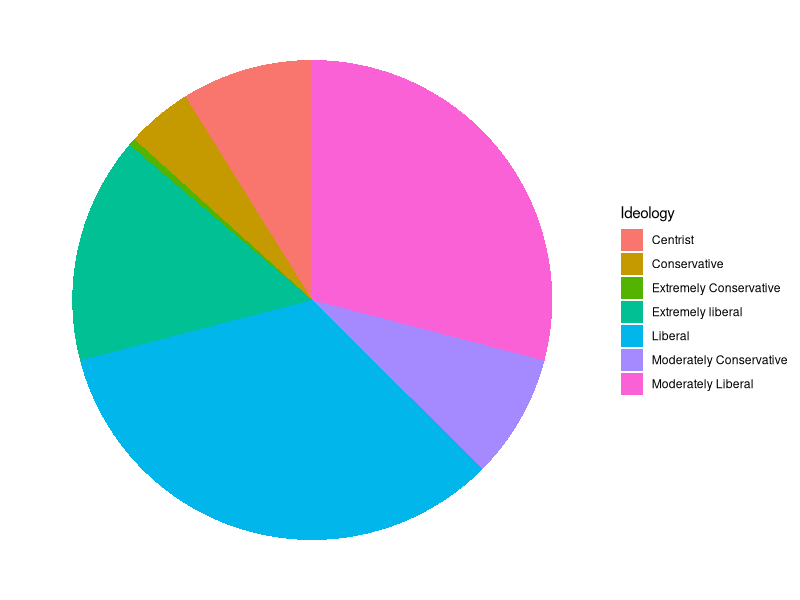
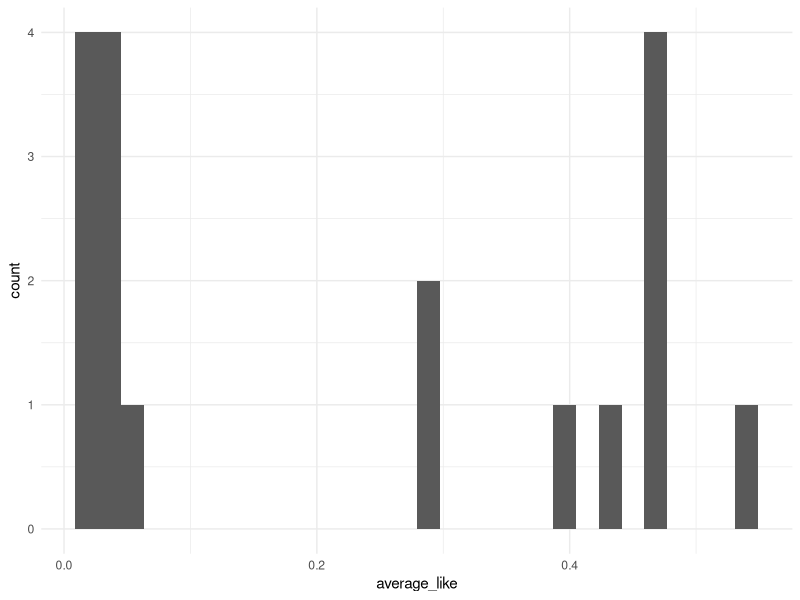
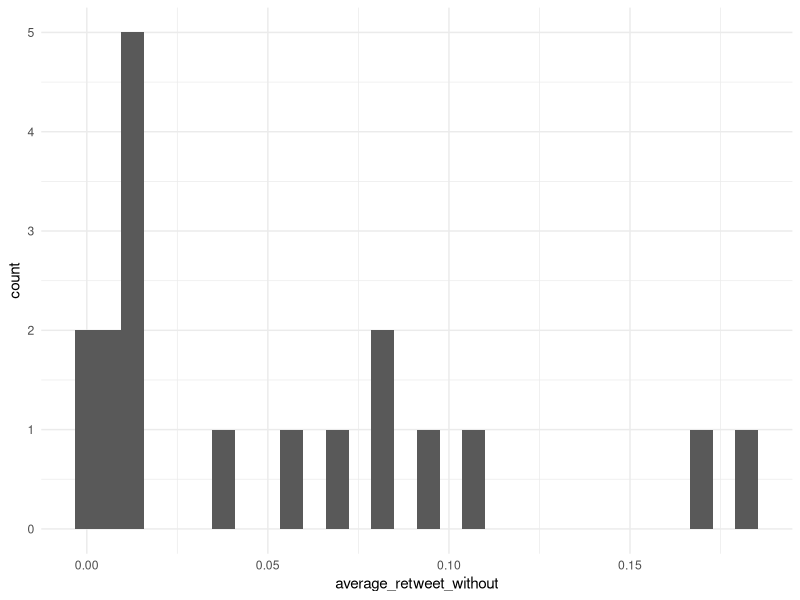
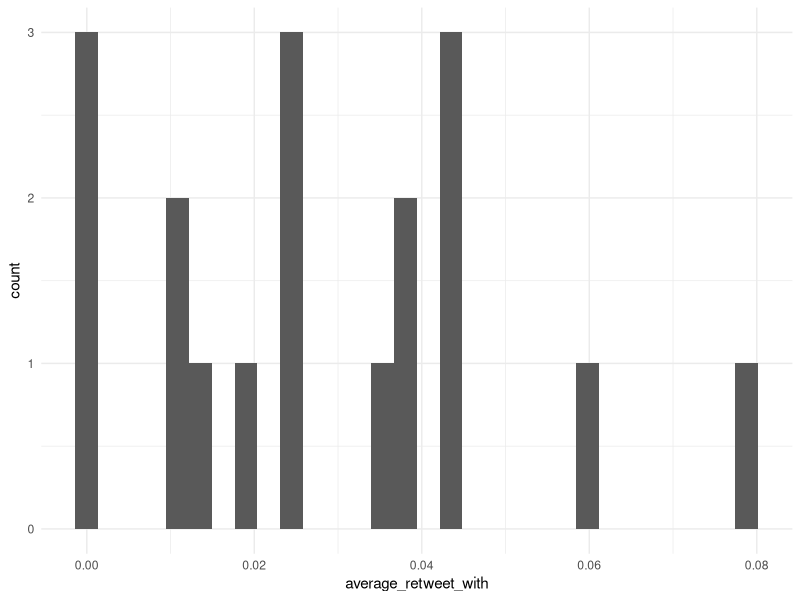
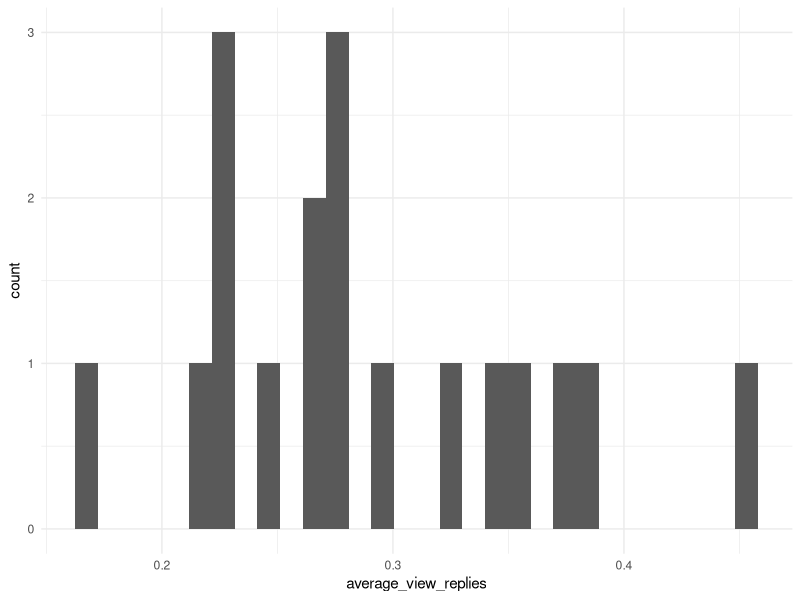
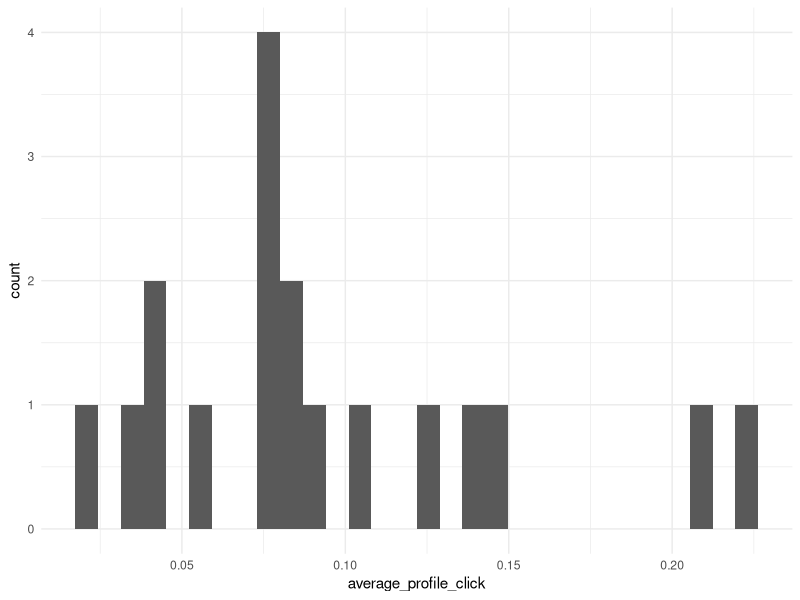
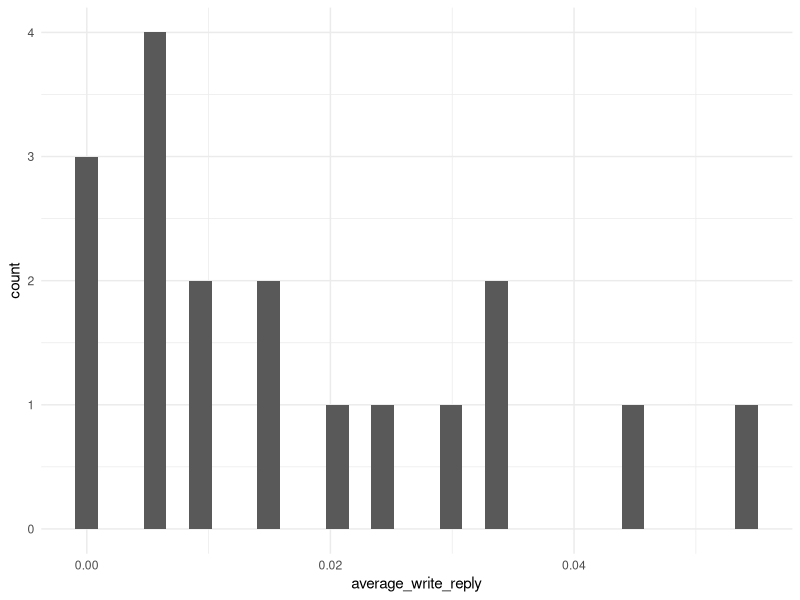
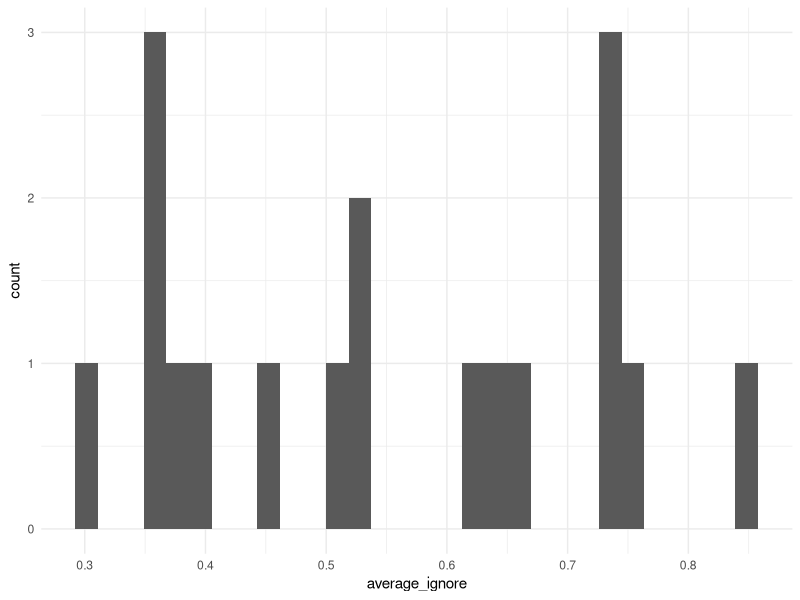

These figures' R source, in order:
## ---- chunk 1
knitr::opts_chunk$set(echo = TRUE)
library(tidyverse)
library(knitr)
library(broom)
## ---- chunk 2
data <- read.csv('formatted_responses.csv')
numberRespondents <- unique(data$Respondent) %>%
  length
num_uni <- unique(data$College) %>%
  length()

numberRespondents
num_uni
  
## ---- chunk 3
ideology <- data %>%
  group_by(Ideology) %>%
  summarise(count=n()*100/3654) 

ideology

ideology %>%
  ggplot(aes(x="", y=count, fill=Ideology)) + 
  geom_bar(stat="identity", width=1) +
  coord_polar("y", start=0) + theme_void()

## ---- chunk 4
data %>%
  group_by(Tweet) %>%
  summarise(
    average_like = mean(Engagement_Like)
  ) %>%
  ggplot(aes(x=average_like)) + geom_histogram(bindwidth=0.01) + theme_minimal()

data %>%
  group_by(Tweet) %>%
  summarise(
    average_retweet_without = mean(Engagement_Retweet.without.quote)
  ) %>%
  ggplot(aes(x=average_retweet_without)) + geom_histogram(bindwidth=0.01) + theme_minimal()

data %>%
  group_by(Tweet) %>%
  summarise(
    average_retweet_with = mean(Engagement_Retweet.with.quote)
  ) %>%
  ggplot(aes(x=average_retweet_with)) + geom_histogram(bindwidth=0.01) + theme_minimal()

data %>%
  group_by(Tweet) %>%
  summarise(
     average_view_replies = mean(Engagement_View.replies)
  ) %>%
  ggplot(aes(x=average_view_replies)) + geom_histogram(bindwidth=0.01) + theme_minimal()

data %>%
  group_by(Tweet) %>%
  summarise(
    average_profile_click = mean(Engagement_Click.on.author.s.profile)
  ) %>%
  ggplot(aes(x=average_profile_click)) + geom_histogram(bindwidth=0.01) + theme_minimal()

data %>%
  group_by(Tweet) %>%
  summarise(
    average_write_reply = mean(Engagement_Write.reply)
  ) %>%
  ggplot(aes(x=average_write_reply)) + geom_histogram(bindwidth=0.01) + theme_minimal()

data %>%
  group_by(Tweet) %>%
  summarise(
    average_ignore = mean(Engagement_Ignore.keep.scrolling)
  ) %>%
  ggplot(aes(x=average_ignore)) + geom_histogram(bindwidth=0.01) + theme_minimal()


## ---- chunk 5
data %>%
  group_by(Tweet) %>%
  summarise(
    average_joy = mean(Reaction_Joy)
  ) %>%
  ggplot(aes(x=average_joy)) + geom_histogram(bindwidth=0.01) + theme_minimal()

data %>%
  group_by(Tweet) %>%
  summarise(
    average_sadness = mean(Reaction_Sadness)
  ) %>%
  ggplot(aes(x=average_sadness)) + geom_histogram(bindwidth=0.01) + theme_minimal()

data %>%
  group_by(Tweet) %>%
  summarise(
    average_relief = mean(Reaction_Relief)
  ) %>%
  ggplot(aes(x=average_relief)) + geom_histogram(bindwidth=0.01) + theme_minimal()

data %>%
  group_by(Tweet) %>%
  summarise(
     average_distress = mean(Reaction_Distress)
  ) %>%
  ggplot(aes(x=average_distress)) + geom_histogram(bindwidth=0.01) + theme_minimal()

data %>%
  group_by(Tweet) %>%
  summarise(
    average_hope = mean(Reaction_Hope)
  ) %>%
  ggplot(aes(x=average_hope)) + geom_histogram(bindwidth=0.01) + theme_minimal()

data %>%
  group_by(Tweet) %>%
  summarise(
    average_fear = mean(Reaction_Fear)
  ) %>%
  ggplot(aes(x=average_fear)) + geom_histogram(bindwidth=0.01) + theme_minimal()


data %>%
  group_by(Tweet) %>%
  summarise(
    average_empathy = mean(Reaction_Empathy)
  ) %>%
  ggplot(aes(x=average_empathy)) + geom_histogram(bindwidth=0.01) + theme_minimal()

data %>%
  group_by(Tweet) %>%
  summarise(
    average_frustration = mean(Reaction_Frustration)
  ) %>%
  ggplot(aes(x=average_frustration)) + geom_histogram(bindwidth=0.01) + theme_minimal()

data %>%
  group_by(Tweet) %>%
  summarise(
    average_frustration = mean(Reaction_Frustration)
  ) %>% 
  arrange(desc(average_frustration))

data %>%
  group_by(Tweet) %>%
  summarise(
    average_agreement = mean(Reaction_Agreement)
  ) %>%
  ggplot(aes(x=average_agreement)) + geom_histogram(bindwidth=0.01) + theme_minimal()

data %>%
  group_by(Tweet) %>%
  summarise(
    average_dissension = mean(Reaction_Dissension)
  ) %>%
  ggplot(aes(x=average_dissension)) + geom_histogram(bindwidth=0.01) + theme_minimal()

data %>%
  group_by(Tweet) %>%
  summarise(
    average_apathy = mean(Reaction_NONE)
  ) %>%
  ggplot(aes(x=average_apathy)) + geom_histogram(bindwidth=0.01) + theme_minimal()
## ---- chunk 6

# dividing respondents into two groups
data <- data %>%
  mutate(political_group = case_when(
    Ideology == "Moderately Liberal" | Ideology == "Liberal" | Ideology == "Extremely liberal" ~ "Left",
    TRUE ~ "Not Left"
  ))

gen_engagement_graph <- function(tweetNumber){
  toReturn <- data %>%
    filter(Tweet==tweetNumber) %>%
    dplyr::select(Engagement_Like, Engagement_Retweet.with.quote, Engagement_Retweet.without.quote, Engagement_Click.on.author.s.profile, Engagement_View.replies, Engagement_Write.reply, Engagement_Ignore.keep.scrolling, political_group) %>%
    group_by(political_group) %>%
    summarise(
      like_proportion = mean(Engagement_Like),
      rt_without_proportion = mean(Engagement_Retweet.without.quote),
      rt_with_proportion = mean(Engagement_Retweet.with.quote),
      click_profile_proportion = mean(Engagement_Click.on.author.s.profile),
      view_replies_proportion = mean(Engagement_View.replies),
      write_replies_proportion = mean(Engagement_Write.reply),
      ignore_proportion = mean(Engagement_Ignore.keep.scrolling)
    ) %>%
    gather(key = Engagement, value = Proportion, like_proportion:ignore_proportion) %>%
    ggplot(aes(Engagement, Proportion, fill = political_group)) + geom_col(position = "dodge")+ coord_flip() + labs(title = paste(c("Tweet", tweetNumber), collapse = " ")) 

  return(toReturn)
}

## ---- chunk 7
gen_engagement_graph(1)

## ---- chunk 8
gen_engagement_graph(2)

## ---- chunk 9
gen_engagement_graph(3)

## ---- chunk 10
gen_engagement_graph(4)

## ---- chunk 11
gen_engagement_graph(5)

## ---- chunk 12
gen_engagement_graph(6)

## ---- chunk 13
gen_engagement_graph(7)

## ---- chunk 14
gen_engagement_graph(8)

## ---- chunk 15
gen_engagement_graph(9)

## ---- chunk 16
gen_engagement_graph(10)

## ---- chunk 17
gen_engagement_graph(11)

## ---- chunk 18
gen_engagement_graph(12)

## ---- chunk 19
gen_engagement_graph(13)

## ---- chunk 20
gen_engagement_graph(14)

## ---- chunk 21
gen_engagement_graph(15)

## ---- chunk 22
gen_engagement_graph(16)

## ---- chunk 23
gen_engagement_graph(17)

## ---- chunk 24
gen_engagement_graph(18)
## ---- chunk 25
data %>%
  mutate(tweet_type = case_when(
    Tweet %in% c(1, 2, 5, 7, 9, 12, 13, 16, 17) ~ "Left",
    TRUE ~ "Right"
  )) %>%
  mutate(response_type = case_when(
    tweet_type == "Left" & political_group == "Left" ~ "Left Respondent to Left Tweet",
    tweet_type == "Left" & political_group == "Not Left" ~ "Non-left Respondent to Left Tweet",
    tweet_type == "Right" & political_group == "Left" ~ "Left Respondent to Right Tweet",
    tweet_type == "Right" & political_group == "Not Left" ~ "Non-left Respondent to Right Tweet"
  )) %>%
    select(Engagement_Like, Engagement_Retweet.with.quote, Engagement_Retweet.without.quote, Engagement_Click.on.author.s.profile, Engagement_View.replies, Engagement_Write.reply, Engagement_Ignore.keep.scrolling, response_type) %>%
    group_by(response_type) %>%
    summarise(
      like_proportion = mean(Engagement_Like),
      rt_without_proportion = mean(Engagement_Retweet.without.quote),
      rt_with_proportion = mean(Engagement_Retweet.with.quote),
      click_profile_proportion = mean(Engagement_Click.on.author.s.profile),
      view_replies_proportion = mean(Engagement_View.replies),
      write_replies_proportion = mean(Engagement_Write.reply),
      ignore_proportion = mean(Engagement_Ignore.keep.scrolling)
    ) %>%
    gather(key = Engagement, value = Proportion, like_proportion:ignore_proportion) %>%
    ggplot(aes(Engagement, Proportion, fill = response_type)) + geom_col(position = "dodge")+ coord_flip() 

 

## ---- chunk 26
logreg_data <- data %>%
  mutate(Engagement_Like = as.factor(Engagement_Like)) %>%
  mutate(Engagement_Retweet.with.quote = as.factor(Engagement_Retweet.with.quote)) %>%
  mutate(Engagement_Retweet.without.quote = as.factor(Engagement_Retweet.without.quote)) %>%
  mutate(Engagement_Click.on.author.s.profile = as.factor(Engagement_Click.on.author.s.profile)) %>%
  mutate(Engagement_View.replies = as.factor(Engagement_View.replies)) %>%
  mutate(Engagement_Write.reply = as.factor(Engagement_Write.reply)) %>%
  mutate(Reaction_Fear = as.factor(Reaction_Fear)) %>%
  mutate(Reaction_Hope = as.factor(Reaction_Hope)) %>%
  mutate(Reaction_Sadness = as.factor(Reaction_Sadness)) %>%
  mutate(Reaction_Joy = as.factor(Reaction_Joy)) %>%
  mutate(Reaction_Distress = as.factor(Reaction_Distress)) %>%
  mutate(Reaction_Relief = as.factor(Reaction_Relief)) %>%
  mutate(Reaction_Frustration = as.factor(Reaction_Frustration)) %>%
  mutate(Reaction_Empathy = as.factor(Reaction_Empathy)) %>%
  mutate(Reaction_Dissension = as.factor(Reaction_Dissension)) %>%
  mutate(Reaction_Agreement = as.factor(Reaction_Agreement)) 

## ---- chunk 27
like_model <- glm(Engagement_Like ~ Reaction_Fear + Reaction_Hope + Reaction_Sadness + Reaction_Joy + Reaction_Distress + Reaction_Relief + Reaction_Frustration + Reaction_Empathy + Reaction_Dissension + Reaction_Agreement, data = logreg_data,  family = binomial)

kable(tidy(like_model, exponentiate = FALSE, conf.int = TRUE), format = "markdown", digits = 3)
## ---- chunk 28
rt_with_model <- glm(Engagement_Retweet.with.quote ~ Reaction_Fear + Reaction_Hope + Reaction_Sadness + Reaction_Joy + Reaction_Distress + Reaction_Relief + Reaction_Frustration + Reaction_Empathy + Reaction_Dissension + Reaction_Agreement, data = logreg_data,  family = binomial)

kable(tidy(rt_with_model, exponentiate = FALSE, conf.int = TRUE), format = "markdown", digits = 3)
## ---- chunk 29
rt_without_model <- glm(Engagement_Retweet.without.quote ~ Reaction_Fear + Reaction_Hope + Reaction_Sadness + Reaction_Joy + Reaction_Distress + Reaction_Relief + Reaction_Frustration + Reaction_Empathy + Reaction_Dissension + Reaction_Agreement, data = logreg_data,  family = binomial)

kable(tidy(rt_without_model, exponentiate = FALSE, conf.int = TRUE), format = "markdown", digits = 3)
## ---- chunk 30
click_model <- glm(Engagement_Click.on.author.s.profile ~ Reaction_Fear + Reaction_Hope + Reaction_Sadness + Reaction_Joy + Reaction_Distress + Reaction_Relief + Reaction_Frustration + Reaction_Empathy + Reaction_Dissension + Reaction_Agreement, data = logreg_data,  family = binomial)

kable(tidy(click_model, exponentiate = FALSE, conf.int = TRUE), format = "markdown", digits = 3)
## ---- chunk 31
view_replies_model <- glm(Engagement_View.replies ~ Reaction_Fear + Reaction_Hope + Reaction_Sadness + Reaction_Joy + Reaction_Distress + Reaction_Relief + Reaction_Frustration + Reaction_Empathy + Reaction_Dissension + Reaction_Agreement, data = logreg_data,  family = binomial)

kable(tidy(view_replies_model, exponentiate = FALSE, conf.int = TRUE), format = "markdown", digits = 3)
## ---- chunk 32
write_reply_model <- glm(Engagement_Write.reply ~ Reaction_Fear + Reaction_Hope + Reaction_Sadness + Reaction_Joy + Reaction_Distress + Reaction_Relief + Reaction_Frustration + Reaction_Empathy + Reaction_Dissension + Reaction_Agreement, data = logreg_data,  family = binomial)

kable(tidy(write_reply_model, exponentiate = FALSE, conf.int = TRUE), format = "markdown", digits = 3)
## ---- chunk 33
ignore_model <- glm(Engagement_Ignore.keep.scrolling ~ Reaction_Fear + Reaction_Hope + Reaction_Sadness + Reaction_Joy + Reaction_Distress + Reaction_Relief + Reaction_Frustration + Reaction_Empathy + Reaction_Dissension + Reaction_Agreement, data = logreg_data,  family = binomial)

kable(tidy(ignore_model, exponentiate = FALSE, conf.int = TRUE), format = "markdown", digits = 3)
## ---- chunk 34
linreg_data <- data %>%
  mutate(total_engagement = Engagement_Like + Engagement_Retweet.with.quote + Engagement_Retweet.without.quote + Engagement_Click.on.author.s.profile + Engagement_View.replies + Engagement_Write.reply) %>%
  mutate(Reaction_Fear = as.factor(Reaction_Fear)) %>%
  mutate(Reaction_Hope = as.factor(Reaction_Hope)) %>%
  mutate(Reaction_Sadness = as.factor(Reaction_Sadness)) %>%
  mutate(Reaction_Joy = as.factor(Reaction_Joy)) %>%
  mutate(Reaction_Distress = as.factor(Reaction_Distress)) %>%
  mutate(Reaction_Relief = as.factor(Reaction_Relief)) %>%
  mutate(Reaction_Frustration = as.factor(Reaction_Frustration)) %>%
  mutate(Reaction_Empathy = as.factor(Reaction_Empathy)) %>%
  mutate(Reaction_Dissension = as.factor(Reaction_Dissension)) %>%
  mutate(Reaction_Agreement = as.factor(Reaction_Agreement)) 

total_model <- lm(total_engagement ~ Reaction_Fear + Reaction_Hope + Reaction_Sadness + Reaction_Joy + Reaction_Distress + Reaction_Relief + Reaction_Frustration + Reaction_Empathy + Reaction_Dissension + Reaction_Agreement, data = linreg_data) 

tidy(total_model, conf.int = TRUE, level = 0.95) %>%
  kable(digits = 3)

